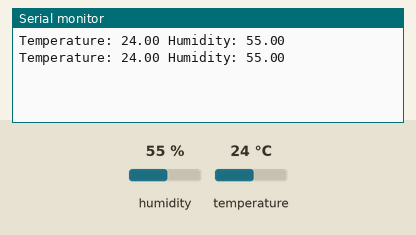
Bench run of a sketch on a simulated ESP32. Parts: the last lines printed to the serial monitor. Inputs (shaded band) come from the test bench; at power-on: humidity 55 %, temperature 24 °C.

Above: at 2.8 s.
2.9 s: humidity set to 22 %
At 4.7 s:
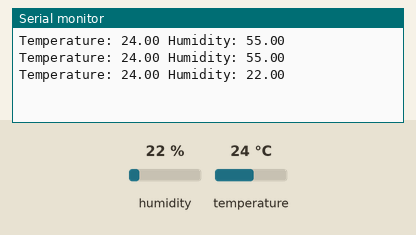
5.6 s: temperature set to 12 °C
At 7.1 s:
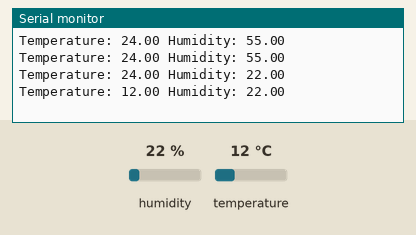
8.3 s: humidity set to 40 %
At 10.6 s:
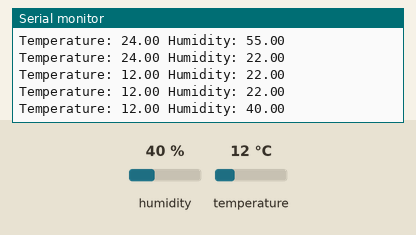
Timing chart, 0 to 12.1 s (numbered marks = the images above; inputs shaded):
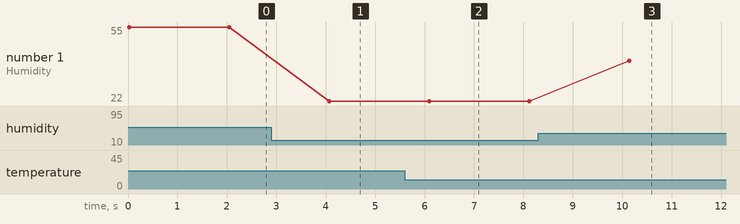

Measured:
- after the input at 2.9 s, the serial monitor: prints a new line after 1.2 s (image 1)
- after the input at 5.6 s, the serial monitor: prints a new line after 0.49 s (image 2)
- after the input at 8.3 s, the serial monitor: prints a new line after 1.8 s (image 3)
- plotted number 1: 55 → 22 after the input at 2.9 s, 22 → 40 after the input at 8.3 s

The sketch:

005_dht11_with_esp32.ino
```cpp
#include "DHT.h"

#define DHTPIN    4
#define DHTTYPE   DHT11

DHT dht(DHTPIN,DHTTYPE);

void setup() {
  // put your setup code here, to run once:
Serial.begin(115200);
dht.begin();
}

void loop() {
  // put your main code here, to run repeatedly:
float temperature = dht.readTemperature();
float Humidity = dht.readHumidity();

if(isnan(temperature) | isnan(Humidity))
{
  Serial.println("DHT11 failed to read!");
  return;
  }

  Serial.println("Temperature: " + String(temperature) + " Humidity: " + String(Humidity));
  Serial.println();
  delay(2000);
}
```
